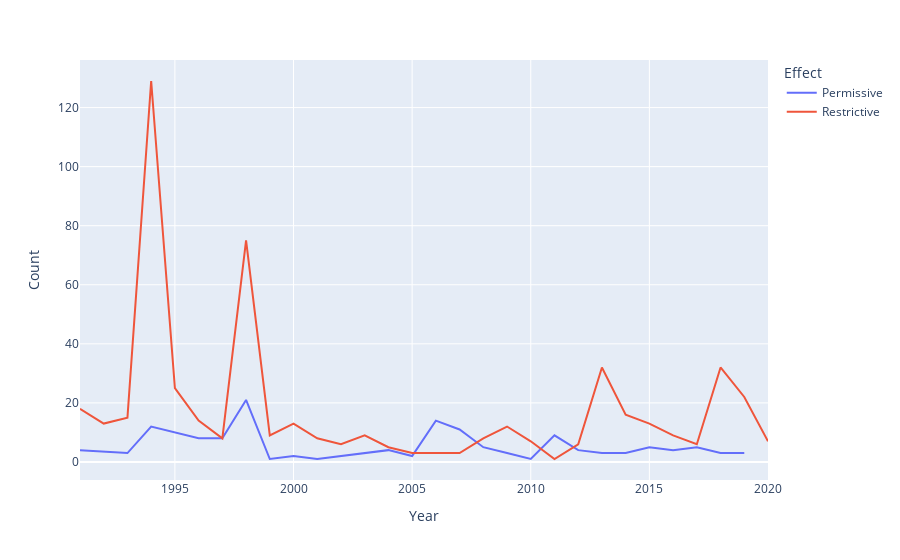

The code cell stored with this chart in its notebook:
### Code cell
test = laws[['Year','Effect']]
test = laws.groupby(['Year','Effect']).size().reset_index()
test = test.rename(columns={0: 'Count'})
test = test.groupby(['Year','Effect']).sum().reset_index()

fig = px.line(test,x="Year",y='Count',color='Effect')

fig.show()

### Figure 1 — Plotly figure (JSON) as saved in the notebook; plotly's stock layout.template omitted (floating-point values rounded to 4 significant figures)
{"data": [{"hovertemplate": "Effect=Permissive<br>Year=%{x}<br>Count=%{y}<extra></extra>", "legendgroup": "Permissive", "line": {"color": "#636efa", "dash": "solid"}, "marker": {"symbol": "circle"}, "mode": "lines", "name": "Permissive", "orientation": "v", "showlegend": true, "type": "scatter", "x": [1991, 1993, 1994, 1995, 1996, 1997, 1998, 1999, 2000, 2001, 2003, 2004, 2005, 2006, 2007, 2008, 2009, 2010, 2011, 2012, 2013, 2014, 2015, 2016, 2017, 2018, 2019], "xaxis": "x", "y": [4, 3, 12, 10, 8, 8, 21, 1, 2, 1, 3, 4, 2, 14, 11, 5, 3, 1, 9, 4, 3, 3, 5, 4, 5, 3, 3], "yaxis": "y"}, {"hovertemplate": "Effect=Restrictive<br>Year=%{x}<br>Count=%{y}<extra></extra>", "legendgroup": "Restrictive", "line": {"color": "#EF553B", "dash": "solid"}, "marker": {"symbol": "circle"}, "mode": "lines", "name": "Restrictive", "orientation": "v", "showlegend": true, "type": "scatter", "x": [1991, 1992, 1993, 1994, 1995, 1996, 1997, 1998, 1999, 2000, 2001, 2002, 2003, 2004, 2005, 2006, 2007, 2008, 2009, 2010, 2011, 2012, 2013, 2014, 2015, 2016, 2017, 2018, 2019, 2020], "xaxis": "x", "y": [18, 13, 15, 129, 25, 14, 8, 75, 9, 13, 8, 6, 9, 5, 3, 3, 3, 8, 12, 7, 1, 6, 32, 16, 13, 9, 6, 32, 22, 7], "yaxis": "y"}], "layout": {"legend": {"title": {"text": "Effect"}, "tracegroupgap": 0}, "margin": {"t": 60}, "xaxis": {"anchor": "y", "domain": [0, 1], "title": {"text": "Year"}}, "yaxis": {"anchor": "x", "domain": [0, 1], "title": {"text": "Count"}}}}
